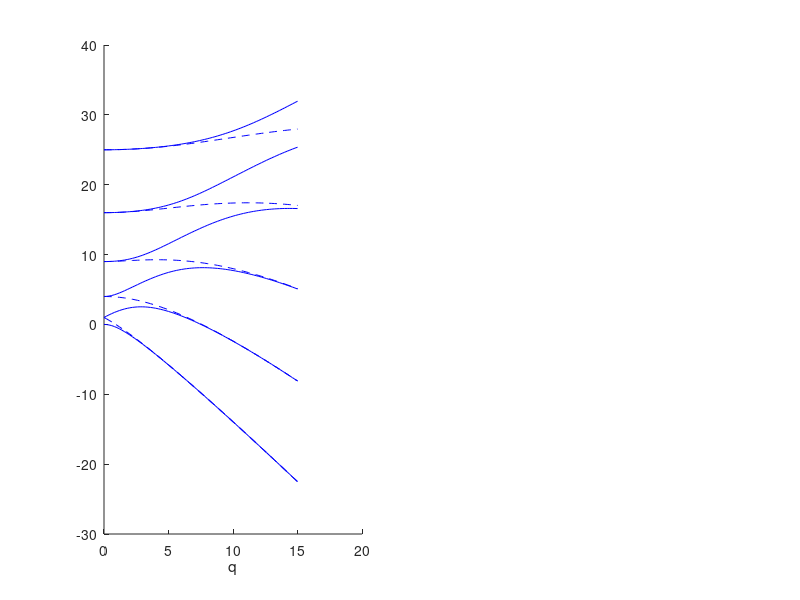

This figure's MATLAB source: (Note: this script raises an error after producing the figure.)
% p21.m - eigenvalues of Mathieu operator -u_xx + 2qcos(2x)u
%         (compare p8.m and p. 724 of Abramowitz & Stegun)

  N = 42; h = 2*pi/N; x = h*(1:N);
  D2 = toeplitz([-pi^2/(3*h^2)-1/6 ...
                 -.5*(-1).^(1:N-1)./sin(h*(1:N-1)/2).^2]);
  qq = 0:.2:15; data = [];
  for q = qq;
    e = sort(eig(-D2 + 2*q*diag(cos(2*x))))';
    data = [data; e(1:11)];
  end
  clf, subplot(1,2,1)
  set(gca,'colororder',[0 0 1],'linestyleorder','-|--'), hold on
  plot(qq,data), xlabel q, ylabel \lambda
  axis([0 15 -24 32]), set(gca,'ytick',-24:4:32)
